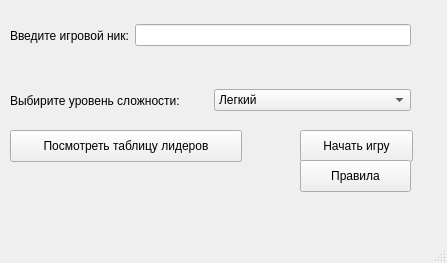
<?xml version="1.0" encoding="UTF-8"?>
<ui version="4.0">
 <class>MainWindow</class>
 <widget class="QMainWindow" name="MainWindow">
  <property name="geometry">
   <rect>
    <x>0</x>
    <y>0</y>
    <width>447</width>
    <height>263</height>
   </rect>
  </property>
  <property name="windowTitle">
   <string>MainWindow</string>
  </property>
  <widget class="QWidget" name="centralwidget">
   <widget class="QWidget" name="horizontalLayoutWidget">
    <property name="geometry">
     <rect>
      <x>10</x>
      <y>0</y>
      <width>401</width>
      <height>71</height>
     </rect>
    </property>
    <layout class="QHBoxLayout" name="horizontalLayout">
     <item>
      <widget class="QLabel" name="label">
       <property name="text">
        <string>Введите игровой ник:</string>
       </property>
      </widget>
     </item>
     <item>
      <widget class="QLineEdit" name="lineEdit"/>
     </item>
    </layout>
   </widget>
   <widget class="QWidget" name="horizontalLayoutWidget_2">
    <property name="geometry">
     <rect>
      <x>10</x>
      <y>70</y>
      <width>401</width>
      <height>61</height>
     </rect>
    </property>
    <layout class="QHBoxLayout" name="horizontalLayout_2">
     <item>
      <widget class="QLabel" name="label_2">
       <property name="text">
        <string>Выбирите уровень сложности:</string>
       </property>
      </widget>
     </item>
     <item>
      <widget class="QComboBox" name="comboBox">
       <item>
        <property name="text">
         <string>Легкий</string>
        </property>
       </item>
       <item>
        <property name="text">
         <string>Средний</string>
        </property>
       </item>
       <item>
        <property name="text">
         <string>Сложный</string>
        </property>
       </item>
       <item>
        <property name="text">
         <string>Эксперт</string>
        </property>
       </item>
      </widget>
     </item>
    </layout>
   </widget>
   <widget class="QPushButton" name="pushButton_2">
    <property name="geometry">
     <rect>
      <x>10</x>
      <y>130</y>
      <width>232</width>
      <height>32</height>
     </rect>
    </property>
    <property name="text">
     <string>Посмотреть таблицу лидеров</string>
    </property>
   </widget>
   <widget class="QPushButton" name="pushButton">
    <property name="geometry">
     <rect>
      <x>300</x>
      <y>130</y>
      <width>113</width>
      <height>32</height>
     </rect>
    </property>
    <property name="text">
     <string>Начать игру</string>
    </property>
   </widget>
   <widget class="QLabel" name="label_3">
    <property name="geometry">
     <rect>
      <x>10</x>
      <y>190</y>
      <width>421</width>
      <height>31</height>
     </rect>
    </property>
    <property name="text">
     <string/>
    </property>
   </widget>
   <widget class="QPushButton" name="pushButton_3">
    <property name="geometry">
     <rect>
      <x>300</x>
      <y>160</y>
      <width>111</width>
      <height>32</height>
     </rect>
    </property>
    <property name="text">
     <string>Правила</string>
    </property>
   </widget>
  </widget>
  <widget class="QStatusBar" name="statusbar"/>
 </widget>
 <resources/>
 <connections/>
</ui>
